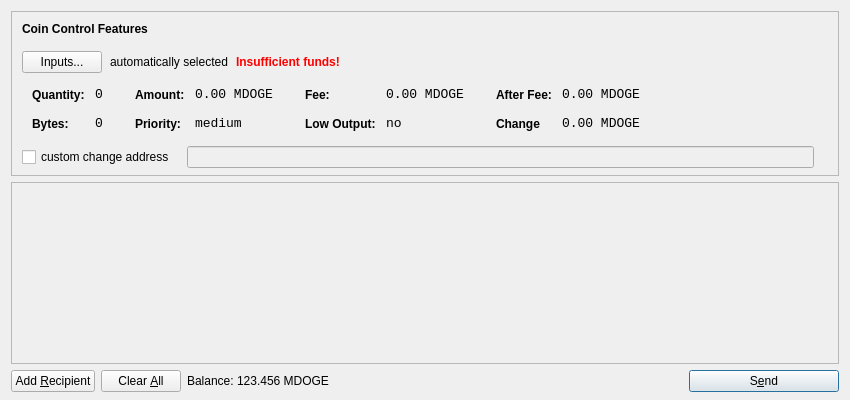
<?xml version="1.0" encoding="UTF-8"?>
<ui version="4.0">
 <class>SendCoinsDialog</class>
 <widget class="QDialog" name="SendCoinsDialog">
  <property name="geometry">
   <rect>
    <x>0</x>
    <y>0</y>
    <width>850</width>
    <height>400</height>
   </rect>
  </property>
  <property name="windowTitle">
   <string>Send Coins</string>
  </property>
  <layout class="QVBoxLayout" name="verticalLayout" stretch="0,1,0">
   <property name="bottomMargin">
    <number>8</number>
   </property>
   <item>
    <widget class="QFrame" name="frameCoinControl">
     <property name="sizePolicy">
      <sizepolicy hsizetype="Expanding" vsizetype="Expanding">
       <horstretch>0</horstretch>
       <verstretch>0</verstretch>
      </sizepolicy>
     </property>
     <property name="maximumSize">
      <size>
       <width>16777215</width>
       <height>16777215</height>
      </size>
     </property>
     <property name="frameShape">
      <enum>QFrame::StyledPanel</enum>
     </property>
     <property name="frameShadow">
      <enum>QFrame::Sunken</enum>
     </property>
     <layout class="QVBoxLayout" name="verticalLayoutCoinControl2">
      <property name="spacing">
       <number>6</number>
      </property>
      <property name="leftMargin">
       <number>0</number>
      </property>
      <property name="topMargin">
       <number>0</number>
      </property>
      <property name="rightMargin">
       <number>0</number>
      </property>
      <property name="bottomMargin">
       <number>6</number>
      </property>
      <item>
       <layout class="QVBoxLayout" name="verticalLayoutCoinControl" stretch="0,0,0,0,1">
        <property name="spacing">
         <number>0</number>
        </property>
        <property name="leftMargin">
         <number>10</number>
        </property>
        <property name="topMargin">
         <number>10</number>
        </property>
        <item>
         <layout class="QHBoxLayout" name="horizontalLayoutCoinControl1">
          <property name="bottomMargin">
           <number>15</number>
          </property>
          <item>
           <widget class="QLabel" name="labelCoinControlFeatures">
            <property name="sizePolicy">
             <sizepolicy hsizetype="Preferred" vsizetype="Maximum">
              <horstretch>0</horstretch>
              <verstretch>0</verstretch>
             </sizepolicy>
            </property>
            <property name="font">
             <font>
              <weight>75</weight>
              <bold>true</bold>
             </font>
            </property>
            <property name="styleSheet">
             <string notr="true">font-weight:bold;</string>
            </property>
            <property name="text">
             <string>Coin Control Features</string>
            </property>
           </widget>
          </item>
         </layout>
        </item>
        <item>
         <layout class="QHBoxLayout" name="horizontalLayoutCoinControl2" stretch="0,0,0,0">
          <property name="spacing">
           <number>8</number>
          </property>
          <property name="bottomMargin">
           <number>10</number>
          </property>
          <item>
           <widget class="QPushButton" name="pushButtonCoinControl">
            <property name="styleSheet">
             <string notr="true"/>
            </property>
            <property name="text">
             <string>Inputs...</string>
            </property>
           </widget>
          </item>
          <item>
           <widget class="QLabel" name="labelCoinControlAutomaticallySelected">
            <property name="text">
             <string>automatically selected</string>
            </property>
            <property name="margin">
             <number>5</number>
            </property>
           </widget>
          </item>
          <item>
           <widget class="QLabel" name="labelCoinControlInsuffFunds">
            <property name="font">
             <font>
              <weight>75</weight>
              <bold>true</bold>
             </font>
            </property>
            <property name="styleSheet">
             <string notr="true">color:red;font-weight:bold;</string>
            </property>
            <property name="text">
             <string>Insufficient funds!</string>
            </property>
            <property name="margin">
             <number>5</number>
            </property>
           </widget>
          </item>
          <item>
           <spacer name="horizontalSpacerCoinControl">
            <property name="orientation">
             <enum>Qt::Horizontal</enum>
            </property>
            <property name="sizeHint" stdset="0">
             <size>
              <width>40</width>
              <height>1</height>
             </size>
            </property>
           </spacer>
          </item>
         </layout>
        </item>
        <item>
         <widget class="QWidget" name="widgetCoinControl" native="true">
          <property name="sizePolicy">
           <sizepolicy hsizetype="Preferred" vsizetype="Preferred">
            <horstretch>0</horstretch>
            <verstretch>0</verstretch>
           </sizepolicy>
          </property>
          <property name="minimumSize">
           <size>
            <width>0</width>
            <height>0</height>
           </size>
          </property>
          <property name="styleSheet">
           <string notr="true"/>
          </property>
          <layout class="QHBoxLayout" name="horizontalLayoutCoinControl5">
           <property name="leftMargin">
            <number>0</number>
           </property>
           <property name="topMargin">
            <number>0</number>
           </property>
           <property name="rightMargin">
            <number>0</number>
           </property>
           <property name="bottomMargin">
            <number>0</number>
           </property>
           <item>
            <layout class="QHBoxLayout" name="horizontalLayoutCoinControl3" stretch="0,0,0,1">
             <property name="spacing">
              <number>20</number>
             </property>
             <property name="topMargin">
              <number>0</number>
             </property>
             <property name="bottomMargin">
              <number>10</number>
             </property>
             <item>
              <layout class="QFormLayout" name="formLayoutCoinControl1">
               <property name="horizontalSpacing">
                <number>10</number>
               </property>
               <property name="verticalSpacing">
                <number>14</number>
               </property>
               <property name="leftMargin">
                <number>10</number>
               </property>
               <property name="topMargin">
                <number>4</number>
               </property>
               <property name="rightMargin">
                <number>6</number>
               </property>
               <item row="0" column="0">
                <widget class="QLabel" name="labelCoinControlQuantityText">
                 <property name="styleSheet">
                  <string notr="true">font-weight:bold;</string>
                 </property>
                 <property name="text">
                  <string>Quantity:</string>
                 </property>
                 <property name="margin">
                  <number>0</number>
                 </property>
                </widget>
               </item>
               <item row="0" column="1">
                <widget class="QLabel" name="labelCoinControlQuantity">
                 <property name="font">
                  <font>
                   <family>Monospace</family>
                   <pointsize>10</pointsize>
                  </font>
                 </property>
                 <property name="cursor">
                  <cursorShape>IBeamCursor</cursorShape>
                 </property>
                 <property name="contextMenuPolicy">
                  <enum>Qt::ActionsContextMenu</enum>
                 </property>
                 <property name="text">
                  <string>0</string>
                 </property>
                 <property name="margin">
                  <number>0</number>
                 </property>
                 <property name="textInteractionFlags">
                  <set>Qt::LinksAccessibleByMouse|Qt::TextSelectableByKeyboard|Qt::TextSelectableByMouse</set>
                 </property>
                </widget>
               </item>
               <item row="1" column="0">
                <widget class="QLabel" name="labelCoinControlBytesText">
                 <property name="styleSheet">
                  <string notr="true">font-weight:bold;</string>
                 </property>
                 <property name="text">
                  <string>Bytes:</string>
                 </property>
                </widget>
               </item>
               <item row="1" column="1">
                <widget class="QLabel" name="labelCoinControlBytes">
                 <property name="font">
                  <font>
                   <family>Monospace</family>
                   <pointsize>10</pointsize>
                  </font>
                 </property>
                 <property name="cursor">
                  <cursorShape>IBeamCursor</cursorShape>
                 </property>
                 <property name="contextMenuPolicy">
                  <enum>Qt::ActionsContextMenu</enum>
                 </property>
                 <property name="text">
                  <string>0</string>
                 </property>
                 <property name="textInteractionFlags">
                  <set>Qt::LinksAccessibleByMouse|Qt::TextSelectableByKeyboard|Qt::TextSelectableByMouse</set>
                 </property>
                </widget>
               </item>
              </layout>
             </item>
             <item>
              <layout class="QFormLayout" name="formLayoutCoinControl2">
               <property name="horizontalSpacing">
                <number>10</number>
               </property>
               <property name="verticalSpacing">
                <number>14</number>
               </property>
               <property name="leftMargin">
                <number>6</number>
               </property>
               <property name="topMargin">
                <number>4</number>
               </property>
               <property name="rightMargin">
                <number>6</number>
               </property>
               <item row="0" column="0">
                <widget class="QLabel" name="labelCoinControlAmountText">
                 <property name="styleSheet">
                  <string notr="true">font-weight:bold;</string>
                 </property>
                 <property name="text">
                  <string>Amount:</string>
                 </property>
                 <property name="margin">
                  <number>0</number>
                 </property>
                </widget>
               </item>
               <item row="0" column="1">
                <widget class="QLabel" name="labelCoinControlAmount">
                 <property name="font">
                  <font>
                   <family>Monospace</family>
                   <pointsize>10</pointsize>
                  </font>
                 </property>
                 <property name="cursor">
                  <cursorShape>IBeamCursor</cursorShape>
                 </property>
                 <property name="contextMenuPolicy">
                  <enum>Qt::ActionsContextMenu</enum>
                 </property>
                 <property name="text">
                  <string>0.00 MDOGE</string>
                 </property>
                 <property name="textInteractionFlags">
                  <set>Qt::LinksAccessibleByMouse|Qt::TextSelectableByKeyboard|Qt::TextSelectableByMouse</set>
                 </property>
                </widget>
               </item>
               <item row="1" column="0">
                <widget class="QLabel" name="labelCoinControlPriorityText">
                 <property name="styleSheet">
                  <string notr="true">font-weight:bold;</string>
                 </property>
                 <property name="text">
                  <string>Priority:</string>
                 </property>
                </widget>
               </item>
               <item row="1" column="1">
                <widget class="QLabel" name="labelCoinControlPriority">
                 <property name="font">
                  <font>
                   <family>Monospace</family>
                   <pointsize>10</pointsize>
                  </font>
                 </property>
                 <property name="cursor">
                  <cursorShape>IBeamCursor</cursorShape>
                 </property>
                 <property name="contextMenuPolicy">
                  <enum>Qt::ActionsContextMenu</enum>
                 </property>
                 <property name="text">
                  <string>medium</string>
                 </property>
                 <property name="textInteractionFlags">
                  <set>Qt::LinksAccessibleByMouse|Qt::TextSelectableByKeyboard|Qt::TextSelectableByMouse</set>
                 </property>
                </widget>
               </item>
              </layout>
             </item>
             <item>
              <layout class="QFormLayout" name="formLayoutCoinControl3">
               <property name="horizontalSpacing">
                <number>10</number>
               </property>
               <property name="verticalSpacing">
                <number>14</number>
               </property>
               <property name="leftMargin">
                <number>6</number>
               </property>
               <property name="topMargin">
                <number>4</number>
               </property>
               <property name="rightMargin">
                <number>6</number>
               </property>
               <item row="0" column="0">
                <widget class="QLabel" name="labelCoinControlFeeText">
                 <property name="styleSheet">
                  <string notr="true">font-weight:bold;</string>
                 </property>
                 <property name="text">
                  <string>Fee:</string>
                 </property>
                 <property name="margin">
                  <number>0</number>
                 </property>
                </widget>
               </item>
               <item row="0" column="1">
                <widget class="QLabel" name="labelCoinControlFee">
                 <property name="font">
                  <font>
                   <family>Monospace</family>
                   <pointsize>10</pointsize>
                  </font>
                 </property>
                 <property name="cursor">
                  <cursorShape>IBeamCursor</cursorShape>
                 </property>
                 <property name="contextMenuPolicy">
                  <enum>Qt::ActionsContextMenu</enum>
                 </property>
                 <property name="text">
                  <string>0.00 MDOGE</string>
                 </property>
                 <property name="textInteractionFlags">
                  <set>Qt::LinksAccessibleByMouse|Qt::TextSelectableByKeyboard|Qt::TextSelectableByMouse</set>
                 </property>
                </widget>
               </item>
               <item row="1" column="0">
                <widget class="QLabel" name="labelCoinControlLowOutputText">
                 <property name="styleSheet">
                  <string notr="true">font-weight:bold;</string>
                 </property>
                 <property name="text">
                  <string>Low Output:</string>
                 </property>
                </widget>
               </item>
               <item row="1" column="1">
                <widget class="QLabel" name="labelCoinControlLowOutput">
                 <property name="font">
                  <font>
                   <family>Monospace</family>
                   <pointsize>10</pointsize>
                  </font>
                 </property>
                 <property name="cursor">
                  <cursorShape>IBeamCursor</cursorShape>
                 </property>
                 <property name="contextMenuPolicy">
                  <enum>Qt::ActionsContextMenu</enum>
                 </property>
                 <property name="text">
                  <string>no</string>
                 </property>
                 <property name="textInteractionFlags">
                  <set>Qt::LinksAccessibleByMouse|Qt::TextSelectableByKeyboard|Qt::TextSelectableByMouse</set>
                 </property>
                </widget>
               </item>
              </layout>
             </item>
             <item>
              <layout class="QFormLayout" name="formLayoutCoinControl4">
               <property name="horizontalSpacing">
                <number>10</number>
               </property>
               <property name="verticalSpacing">
                <number>14</number>
               </property>
               <property name="leftMargin">
                <number>6</number>
               </property>
               <property name="topMargin">
                <number>4</number>
               </property>
               <property name="rightMargin">
                <number>6</number>
               </property>
               <item row="0" column="0">
                <widget class="QLabel" name="labelCoinControlAfterFeeText">
                 <property name="styleSheet">
                  <string notr="true">font-weight:bold;</string>
                 </property>
                 <property name="text">
                  <string>After Fee:</string>
                 </property>
                 <property name="margin">
                  <number>0</number>
                 </property>
                </widget>
               </item>
               <item row="0" column="1">
                <widget class="QLabel" name="labelCoinControlAfterFee">
                 <property name="font">
                  <font>
                   <family>Monospace</family>
                   <pointsize>10</pointsize>
                  </font>
                 </property>
                 <property name="cursor">
                  <cursorShape>IBeamCursor</cursorShape>
                 </property>
                 <property name="contextMenuPolicy">
                  <enum>Qt::ActionsContextMenu</enum>
                 </property>
                 <property name="text">
                  <string>0.00 MDOGE</string>
                 </property>
                 <property name="textInteractionFlags">
                  <set>Qt::LinksAccessibleByMouse|Qt::TextSelectableByKeyboard|Qt::TextSelectableByMouse</set>
                 </property>
                </widget>
               </item>
               <item row="1" column="0">
                <widget class="QLabel" name="labelCoinControlChangeText">
                 <property name="styleSheet">
                  <string notr="true">font-weight:bold;</string>
                 </property>
                 <property name="text">
                  <string>Change</string>
                 </property>
                </widget>
               </item>
               <item row="1" column="1">
                <widget class="QLabel" name="labelCoinControlChange">
                 <property name="font">
                  <font>
                   <family>Monospace</family>
                   <pointsize>10</pointsize>
                  </font>
                 </property>
                 <property name="cursor">
                  <cursorShape>IBeamCursor</cursorShape>
                 </property>
                 <property name="contextMenuPolicy">
                  <enum>Qt::ActionsContextMenu</enum>
                 </property>
                 <property name="text">
                  <string>0.00 MDOGE</string>
                 </property>
                 <property name="textInteractionFlags">
                  <set>Qt::LinksAccessibleByMouse|Qt::TextSelectableByKeyboard|Qt::TextSelectableByMouse</set>
                 </property>
                </widget>
               </item>
              </layout>
             </item>
            </layout>
           </item>
          </layout>
         </widget>
        </item>
        <item>
         <layout class="QHBoxLayout" name="horizontalLayoutCoinControl4" stretch="0,0,0">
          <property name="spacing">
           <number>12</number>
          </property>
          <property name="sizeConstraint">
           <enum>QLayout::SetDefaultConstraint</enum>
          </property>
          <property name="topMargin">
           <number>5</number>
          </property>
          <property name="rightMargin">
           <number>5</number>
          </property>
          <item>
           <widget class="QCheckBox" name="checkBoxCoinControlChange">
            <property name="text">
             <string>custom change address</string>
            </property>
           </widget>
          </item>
          <item>
           <widget class="QValidatedLineEdit" name="lineEditCoinControlChange">
            <property name="enabled">
             <bool>false</bool>
            </property>
            <property name="sizePolicy">
             <sizepolicy hsizetype="Expanding" vsizetype="Fixed">
              <horstretch>0</horstretch>
              <verstretch>0</verstretch>
             </sizepolicy>
            </property>
           </widget>
          </item>
          <item>
           <widget class="QLabel" name="labelCoinControlChangeLabel">
            <property name="sizePolicy">
             <sizepolicy hsizetype="Preferred" vsizetype="Expanding">
              <horstretch>0</horstretch>
              <verstretch>0</verstretch>
             </sizepolicy>
            </property>
            <property name="minimumSize">
             <size>
              <width>0</width>
              <height>0</height>
             </size>
            </property>
            <property name="text">
             <string/>
            </property>
            <property name="margin">
             <number>3</number>
            </property>
           </widget>
          </item>
         </layout>
        </item>
        <item>
         <spacer name="verticalSpacerCoinControl">
          <property name="orientation">
           <enum>Qt::Vertical</enum>
          </property>
          <property name="sizeHint" stdset="0">
           <size>
            <width>800</width>
            <height>1</height>
           </size>
          </property>
         </spacer>
        </item>
       </layout>
      </item>
     </layout>
    </widget>
   </item>
   <item>
    <widget class="QScrollArea" name="scrollArea">
     <property name="widgetResizable">
      <bool>true</bool>
     </property>
     <widget class="QWidget" name="scrollAreaWidgetContents">
      <property name="geometry">
       <rect>
        <x>0</x>
        <y>0</y>
        <width>830</width>
        <height>145</height>
       </rect>
      </property>
      <layout class="QVBoxLayout" name="verticalLayout_2">
       <property name="leftMargin">
        <number>0</number>
       </property>
       <property name="topMargin">
        <number>0</number>
       </property>
       <property name="rightMargin">
        <number>0</number>
       </property>
       <property name="bottomMargin">
        <number>0</number>
       </property>
       <item>
        <layout class="QVBoxLayout" name="entries">
         <property name="spacing">
          <number>6</number>
         </property>
        </layout>
       </item>
       <item>
        <spacer name="verticalSpacer">
         <property name="orientation">
          <enum>Qt::Vertical</enum>
         </property>
         <property name="sizeHint" stdset="0">
          <size>
           <width>20</width>
           <height>40</height>
          </size>
         </property>
        </spacer>
       </item>
      </layout>
     </widget>
    </widget>
   </item>
   <item>
    <layout class="QHBoxLayout" name="horizontalLayout">
     <item>
      <widget class="QPushButton" name="addButton">
       <property name="toolTip">
        <string>Send to multiple recipients at once</string>
       </property>
       <property name="text">
        <string>Add &amp;Recipient</string>
       </property>
       <property name="autoDefault">
        <bool>false</bool>
       </property>
      </widget>
     </item>
     <item>
      <widget class="QPushButton" name="clearButton">
       <property name="sizePolicy">
        <sizepolicy hsizetype="Minimum" vsizetype="Fixed">
         <horstretch>0</horstretch>
         <verstretch>0</verstretch>
        </sizepolicy>
       </property>
       <property name="toolTip">
        <string>Remove all transaction fields</string>
       </property>
       <property name="text">
        <string>Clear &amp;All</string>
       </property>
       <property name="autoRepeatDelay">
        <number>300</number>
       </property>
       <property name="autoDefault">
        <bool>false</bool>
       </property>
      </widget>
     </item>
     <item>
      <layout class="QHBoxLayout" name="horizontalLayout_2">
       <property name="spacing">
        <number>3</number>
       </property>
       <item>
        <widget class="QLabel" name="label">
         <property name="sizePolicy">
          <sizepolicy hsizetype="Preferred" vsizetype="Fixed">
           <horstretch>0</horstretch>
           <verstretch>0</verstretch>
          </sizepolicy>
         </property>
         <property name="text">
          <string>Balance:</string>
         </property>
        </widget>
       </item>
       <item>
        <widget class="QLabel" name="labelBalance">
         <property name="sizePolicy">
          <sizepolicy hsizetype="Preferred" vsizetype="Fixed">
           <horstretch>0</horstretch>
           <verstretch>0</verstretch>
          </sizepolicy>
         </property>
         <property name="cursor">
          <cursorShape>IBeamCursor</cursorShape>
         </property>
         <property name="text">
          <string>123.456 MDOGE</string>
         </property>
         <property name="textInteractionFlags">
          <set>Qt::LinksAccessibleByMouse|Qt::TextSelectableByKeyboard|Qt::TextSelectableByMouse</set>
         </property>
        </widget>
       </item>
      </layout>
     </item>
     <item>
      <spacer name="horizontalSpacer">
       <property name="orientation">
        <enum>Qt::Horizontal</enum>
       </property>
       <property name="sizeHint" stdset="0">
        <size>
         <width>40</width>
         <height>20</height>
        </size>
       </property>
      </spacer>
     </item>
     <item>
      <widget class="QPushButton" name="sendButton">
       <property name="minimumSize">
        <size>
         <width>150</width>
         <height>0</height>
        </size>
       </property>
       <property name="toolTip">
        <string>Confirm the send action</string>
       </property>
       <property name="text">
        <string>S&amp;end</string>
       </property>
       <property name="icon">
        <iconset resource="../bitcoin.qrc">
         <normaloff>:/icons/send</normaloff>:/icons/send</iconset>
       </property>
       <property name="default">
        <bool>true</bool>
       </property>
      </widget>
     </item>
    </layout>
   </item>
  </layout>
 </widget>
 <customwidgets>
  <customwidget>
   <class>QValidatedLineEdit</class>
   <extends>QLineEdit</extends>
   <header>qvalidatedlineedit.h</header>
  </customwidget>
 </customwidgets>
 <resources>
  <include location="../bitcoin.qrc"/>
 </resources>
 <connections/>
</ui>
